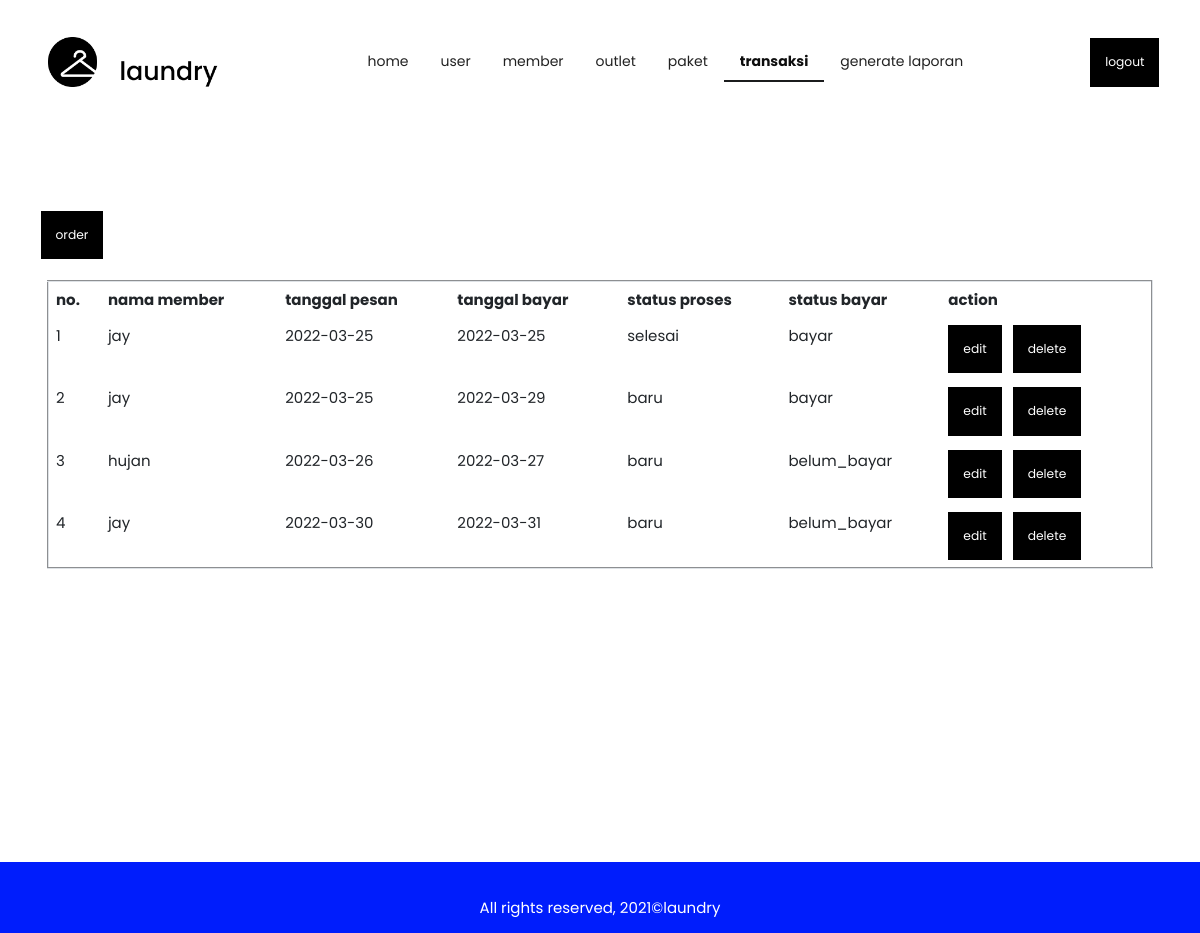
The page /admin/transaksi.php on the database its author committed.
### tables this page shows
CREATE TABLE `transaksi` (
  `id_transaksi` int(11) NOT NULL,
  `id_member` int(11) NOT NULL,
  `id_paket` int(11) NOT NULL,
  `berat` int(11) NOT NULL,
  `tgl` date NOT NULL,
  `tgl_bayar` date NOT NULL,
  `status_proses` varchar(20) NOT NULL,
  `status_bayar` varchar(20) NOT NULL,
  `metode` varchar(100) NOT NULL,
  `id_outlet` int(11) NOT NULL,
  `total` int(100) NOT NULL
);

CREATE TABLE `member` (
  `id_member` int(11) NOT NULL,
  `nama` varchar(100) NOT NULL,
  `alamat` varchar(225) NOT NULL,
  `jenis_kelamin` enum('pria','wanita') NOT NULL,
  `tlp` varchar(15) NOT NULL
);

### admin/transaksi.php (the view, shortened to what this page needs)
<?php
include "../include/connection.php";
$query = "SELECT * FROM transaksi INNER JOIN member ON transaksi.id_member = member.id_member";
$sql = mysqli_query($conn, $query);
?>
<!DOCTYPE html>
<html lang="en">
    <head>
        <link href="../css/styles.css" rel="stylesheet" />
        <link href="../css/user.css" rel="stylesheet" />
    </head>
    <body>
        <br>
        <nav class="navbar static-top">
            <div class="container">
                <img src="../assets/img/logo.png" width="200" height="50">
                <div class="ui secondary pointing menu">
                    <center><a class="item" href="home.php">home</a></center>
                    <center><a class="item" href="user.php">user</a></center>
                    <center><a class="item" href="member.php">member</a></center>
                    <center><a class="item" href="outlet.php">outlet</a></center>
                    <center><a class="item" href="paket.php">paket</a></center>
                    <center><a class="active item" href="transaksi.php">transaksi</a></center>
                    <center><a class="item" href="generate.php">generate laporan</a></center>
                </div>
                <div>
                    <a class="btn btn-primary btn-dark btn-sm" type="" href="../include/logout.php">logout</a>
                </div>
            </div>
        </nav>
        <br><br><br><br><br>
        <div>
            <div class="container-fluid px-4">
                <div class="container">
                    <div>
                        <a class="btn btn-primary btn-dark btn-sm me-md-2" href="crud/add_transaksi.php" type="button">order</a>
                    </div>
                </div>
                <br>
                <div class="main ui container">
                    <div class="bd-example">
                        <table class="table table-borderless" border="2">
                            <thead>
                                <tr>
                                    <th scope="col">no.</th>
                                    <th scope="col">nama member</th>
                                    <th scope="col">tanggal pesan</th>
                                    <th scope="col">tanggal bayar</th>
                                    <th scope="col">status proses</th>
                                    <th scope="col">status bayar</th>
                                    <th scope="col">action</th>
                                </tr>
                            </thead>
                            <tbody>
                                <?php $i=1;
                                while($data = mysqli_fetch_array($sql)){
                                ?>
                                <tr>
                                    <td> <?= $i++?> </td>
                                    <td> <?= $data['nama']?> </td>
                                    <td> <?= $data['tgl']?> </td>
                                    <td> <?= $data['tgl_bayar']?> </td>
                                    <td> <?= $data['status_proses']?> </td>
                                    <td> <?= $data['status_bayar']?> </td>
                                    <td>
                                        <a class="btn btn-primary btn-dark btn-sm me-md-2" href="crud/edit_transaksi.php?id_transaksi=<?=$data['id_transaksi']?>" type="button">edit</a>
                                        <a class="btn btn-primary btn-dark btn-sm me-md-2" href="../include/process/delete_transaksi.php?id_transaksi=<?=$data['id_transaksi']?>" type="button">delete</a>
                                    </td>
                                </tr>
                                <?php } ?>
                            </tbody>
                        </table>
                    </div>
                </div>
            </div>
        </div>
        <br><br><br><br><br><br><br><br><br><br><br><br><br>
        <footer class="bg-light text-center text-lg-start">
            <div class="text-center p-3" style="background-color: #001dfc;" >
                <br>
                <p class="text-white">All rights reserved, 2021©laundry</p>
            </div>
        </footer>
    </body>
</html>

### rows shown on the page
transaksi: id_member.nama "jay", tgl "2022-03-25", tgl_bayar "2022-03-25", status_proses "selesai", status_bayar "bayar"
transaksi: id_member.nama "jay", tgl "2022-03-25", tgl_bayar "2022-03-29", status_proses "baru", status_bayar "bayar"
transaksi: id_member.nama "hujan", tgl "2022-03-26", tgl_bayar "2022-03-27", status_proses "baru", status_bayar "belum_bayar"
transaksi: id_member.nama "jay", tgl "2022-03-30", tgl_bayar "2022-03-31", status_proses "baru", status_bayar "belum_bayar"
